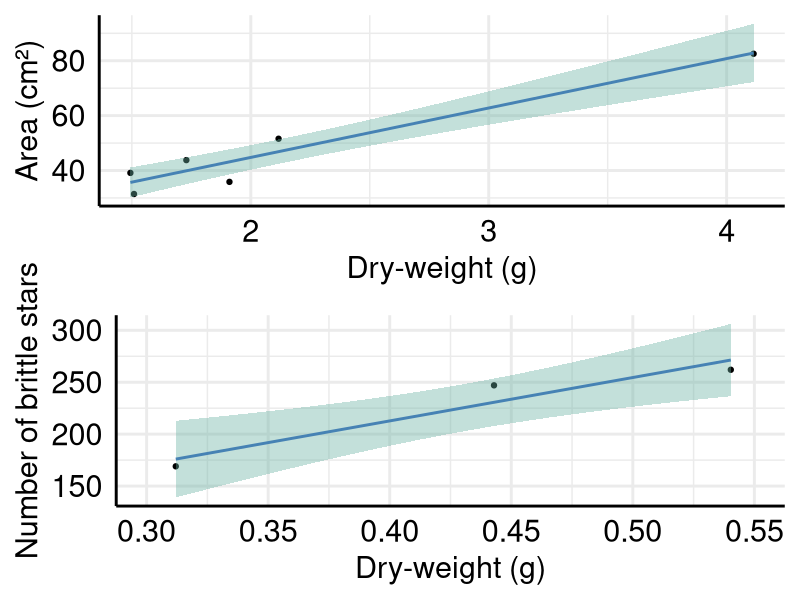
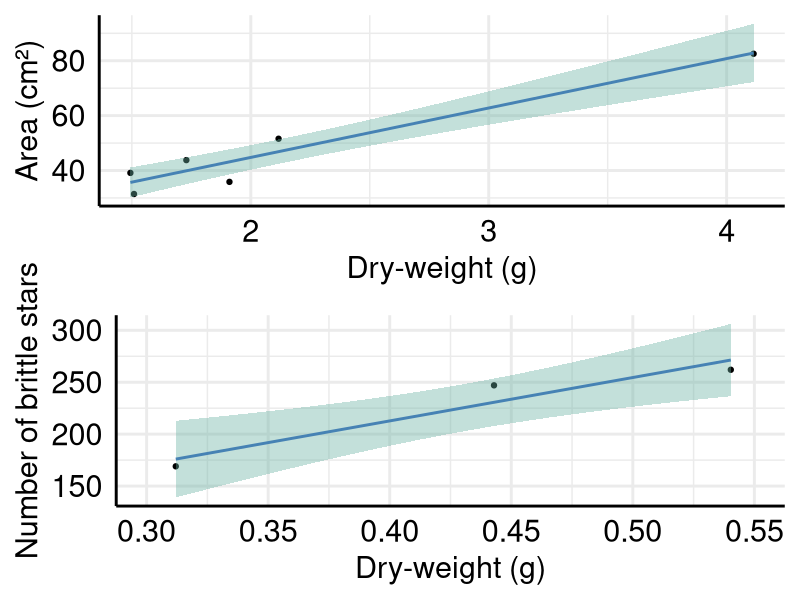

The R source for these figures, in order:
#The effects of the nonnative brittle star Ophiothela mirabilis Verrill, 1867 on the feeding performance of an octocoral host in a southwestern Atlantic rocky shore 
#Patrick Derviche and Paulo da Cunha Lana 

#Package
library(ggplot2)
library(ggpubr)

#Figure 3
#Relationship between a the dry weight (g) and area (cm2 ) of Leptogorgia punicea and between b the dry weight (g) and the number of individuals of Ophiothela mirabilis. Black dots are raw data, and lines and shaded areas represent GLM predictions ± standard error
data <- read.csv(file="dw.csv",header=TRUE,sep=";",dec=".")

data1<-subset(data, select = c(species, group, replicate,dw, area))
data1 <- na.omit(data1)

data2<-subset(data, select = c(species, replicate,dw, n))
data2 <- na.omit(data2)

#Leptogorgia punicea
DWocto <- ggplot(data1, aes(x=dw, y=area)) + 
  geom_point() +
  theme_minimal(base_size = 22)+
  xlab("Dry-weight (g)") + ylab("Area (cm²)")+
  geom_smooth(method=glm , color="steelblue", fill="#69b3a2", se=TRUE)+
  theme(axis.text.x = element_text(color="black",size=22))+
  theme(axis.text.y = element_text(color="black",size=22))+ 
  theme(axis.line = element_line(colour = "black", size = 1, linetype = "solid"))

#Ophiothela mraibilis
DW.ophi <- ggplot(data2, aes(x=dw, y=n)) + 
  geom_point() +
  theme_minimal(base_size = 22)+
  xlab("Dry-weight (g)") + ylab("Number of brittle stars")+
  geom_smooth(method=glm , color="steelblue", fill="#69b3a2", se=TRUE)+
  theme(axis.text.x = element_text(color="black",size=22))+
  theme(axis.text.y = element_text(color="black",size=22))+
  scale_x_continuous(limits = c(0.3, 0.55))+ 
  theme(axis.line = element_line(colour = "black", size = 1, linetype = "solid"))

#Product
Fig3 <- ggarrange(DWocto, DW.ophi,  
                  ncol = 1, nrow = 2)
Fig3

ggsave(Fig3, file="Fig3.png", width=8.9, height=9.7, dpi=1500)

#End
